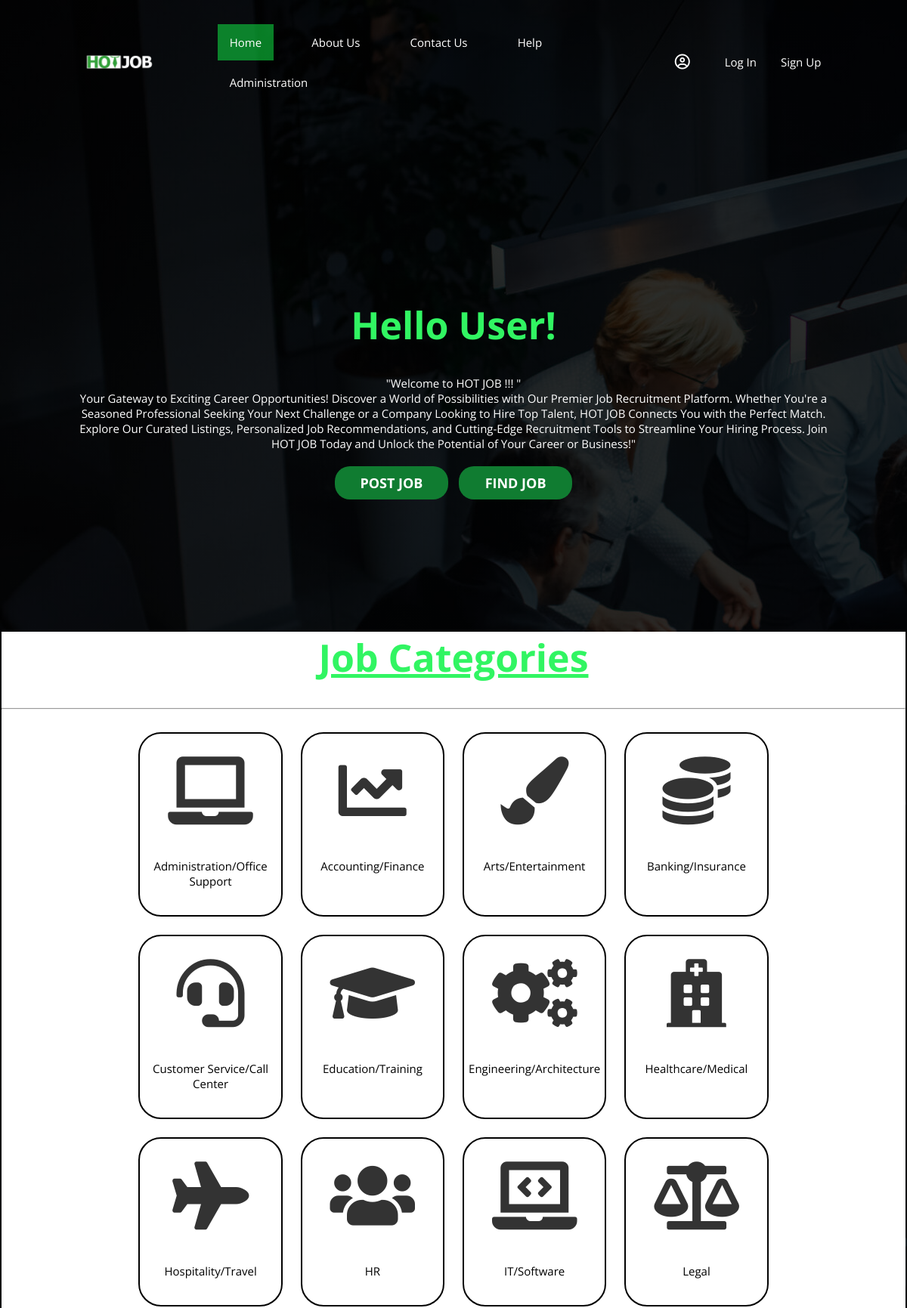
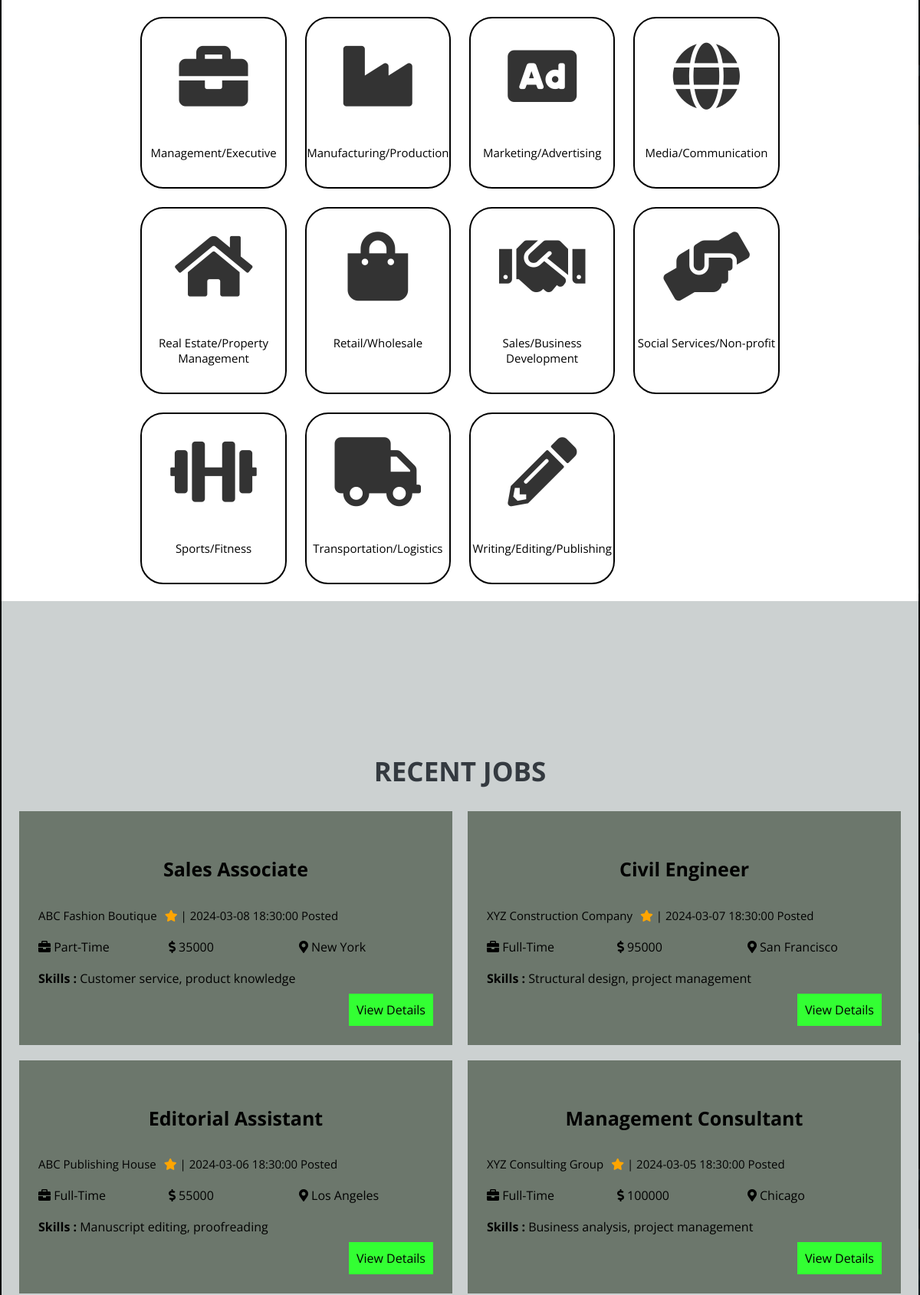
The page / (upper part) on the database its author committed (2 pictures, top to bottom).
### tables this page shows
CREATE TABLE `job_data` (
  `jobId` int(11) NOT NULL,
  `recId` int(11) NOT NULL,
  `companyName` varchar(255) NOT NULL,
  `companyWeb` varchar(255) NOT NULL,
  `companyDesc` varchar(255) NOT NULL,
  `jobCategory` varchar(255) NOT NULL,
  `jobTitle` varchar(255) NOT NULL,
  `jobDesc` varchar(500) NOT NULL,
  `jobLoc` varchar(255) NOT NULL,
  `jobType` varchar(255) NOT NULL,
  `salary` decimal(20,0) NOT NULL,
  `benefit` varchar(500) NOT NULL,
  `empStatus` varchar(255) NOT NULL,
  `recName` varchar(255) NOT NULL,
  `recEmail` varchar(255) NOT NULL,
  `recPhone` int(20) NOT NULL,
  `minSkill` varchar(255) NOT NULL,
  `minEdu` varchar(255) NOT NULL,
  `appIns` varchar(500) NOT NULL,
  `reqAppMat` varchar(255) NOT NULL,
  `createdTime` timestamp NOT NULL DEFAULT current_timestamp() ON UPDATE current_timestamp()
);

### recentjob.php (the view, shortened to what this page needs)
<main>
    <article>
        <div class="width-100 recent-job">
            <div class="jobcontainer">
                <h2 class="recent-job-heading">RECENT JOBS</h2>
                <?php
                $sql = "SELECT * FROM job_data ORDER BY createdTime Desc";
                $result = $conn->query($sql);
                if ($result->num_rows > 0) {
                    while($row = $result->fetch_assoc()) {
                        ?>
                        <div class="width-50">
                            <div class="recent-job-list">
                                <div class="width-100">
                                    <h4 class="job-title"><?php echo $row["jobTitle"]; ?></h4>
                                    <p class="job-company"><?php echo $row["companyName"]; ?><i class="fa fa-star" aria-hidden="true"></i> | <?php echo$row["createdTime"]; ?> Posted </p>
                                </div>
                                <div class="width-33">
                                    <i class="fa fa-briefcase" aria-hidden="true"></i> <?php echo $row["jobType"]; ?>
                                </div>
                                <div class="width-33">
                                    <i class="fas fa-dollar-sign" aria-hidden="true"></i> <?php echo $row["salary"]; ?>
                                </div>
                                <div class="width-33">
                                    <i class="fas fa-map-marker-alt" aria-hidden="true"></i> <?php echo $row["jobLoc"]; ?>
                                </div>
                                <div class="width-100">
                                    <p class="job-skill">
                                        <b>Skills : </b><?php echo $row["minSkill"]; ?>
                                    </p>
                                </div>
                                <div class="width-100">
                                        <div class="width-100">
                                        <a href="job_details.php?job_Id=<?php echo $row['jobId']; ?>" class="job-apply-button">View Details</a>
                                    </div>
                                </div>
                            </div>
                        </div>
                        <?php
                    }
                } else {
                    echo "<p class='width-100'>No jobs found.</p>";
                }
                ?>
            </div>
        </div>
    </article>
</main>

### css/home.css (style rules this page uses)
body { margin: 0; padding: 2px; font-family: 'Segoe UI', Tahoma, Geneva, Verdana, sans-serif, sans-serif; background-image: linear-gradient(rgba(0, 0, 0, 0.8),rgba(0,0,0,0.8)),url(./../images/background.png); }
p { color: white; font-size: 15px; line-height: 20px; text-decoration: none; }
.recent-job { padding-top: 50px; background-color: #CCD1D1; padding-bottom: 70px; }
.recent-job-heading { text-align:center; color: #343a40; font-size: 35px; }
.recent-job-list { float: left; background-color:#6c776c ; padding: 25px; margin-left: 10px; margin-right: 10px; margin-bottom: 20px; }
.job-title { text-align: center; font-size: 25px; }
.job-company { margin-top: 10px; margin-bottom: 20px; color: black; }
.job-company i { color: orange; margin-left: 10px; }
.job-skill { margin-top: 20px; margin-bottom: 10px; font-size: 16px; color: black; }
.job-apply-button { background: #33FF33; padding: 10px; color:black; text-decoration: none; float: right; }
.jobcontainer { width: 1170px; margin: 0px auto; }
.width-100 { width: 100%; float: left; color: black; }
.width-50 { float: left; width: 50%; color: black; }
.width-33 { width: 33%; float: left; color: black; }

### css/job_category.css (style rules this page uses)
body { background-image: linear-gradient(rgba(0,0,0,0.8),rgba(0,0,0,0.8)),url(./../images/background.png); color: #fff; font-family: Arial, sans-serif; }
h2 { color: #4CAF50; padding-top: 10%; }
h4 { color: #000000; }
a { color: #4CAF50; text-decoration: none; }
.jobcontainer { background-color: none; padding: 2px; border-radius: 0px; width: 100%; }
.recent-job { padding-top: 50px; background-color: #CCD1D1; padding-bottom: 70px; }
.recent-job-heading { text-align:center; color: #343a40; font-size: 35px; }
.recent-job-list { float: left; background-color:#6c776c ; padding: 25px; margin-left: 10px; margin-right: 10px; margin-bottom: 20px; }
.job-title { text-align: center; font-size: 25px; }
.job-company { margin-top: 10px; margin-bottom: 20px; color: black; }
.job-company i { color: orange; margin-left: 10px; }
.job-skill { margin-top: 20px; margin-bottom: 10px; font-size: 16px; color: black; }
.job-apply-button { background: #33FF33; padding: 10px; color:black; text-decoration: none; float: right; }
.jobcontainer { width: 1170px; margin: 0px auto; }
.width-100 { width: 100%; float: left; color: black; }
.width-50 { float: left; width: 50%; color: black; }
.width-33 { width: 33%; float: left; color: black; }

### css/footer.css (style rules this page uses)
* { font-family: Open Sans; }

### rows shown on the page
job_data: jobTitle "Sales Associate", companyName "ABC Fashion Boutique", createdTime "2024-03-08 18:30:00", jobType "Part-Time", salary "35000", jobLoc "New York", minSkill "Customer service, product knowledge"
job_data: jobTitle "Civil Engineer", companyName "XYZ Construction Company", createdTime "2024-03-07 18:30:00", jobType "Full-Time", salary "95000", jobLoc "San Francisco", minSkill "Structural design, project management"
job_data: jobTitle "Editorial Assistant", companyName "ABC Publishing House", createdTime "2024-03-06 18:30:00", jobType "Full-Time", salary "55000", jobLoc "Los Angeles", minSkill "Manuscript editing, proofreading"
job_data: jobTitle "Management Consultant", companyName "XYZ Consulting Group", createdTime "2024-03-05 18:30:00", jobType "Full-Time", salary "100000", jobLoc "Chicago", minSkill "Business analysis, project management"
